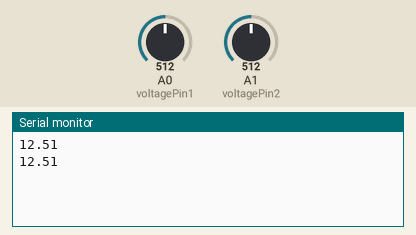
Recording of a sketch running on a simulated Arduino Uno, built with avr-gcc and run on an emulated ATmega328P. Parts: the last lines printed to the serial monitor. The inputs (shaded band) are chosen by the test bench; at power-on: A0 (voltagePin1) = 512, A1 (voltagePin2) = 512.

Above: at 1.8 s.
1.9 s: A0 (voltagePin1) set to 716
At 2.4 s:
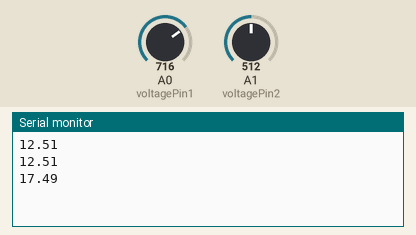
3.4 s: A0 (voltagePin1) set to 900
At 4.8 s:
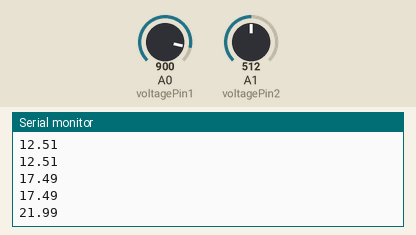
Timing chart, 0 to 6.4 s (numbered marks = the images above; inputs shaded):
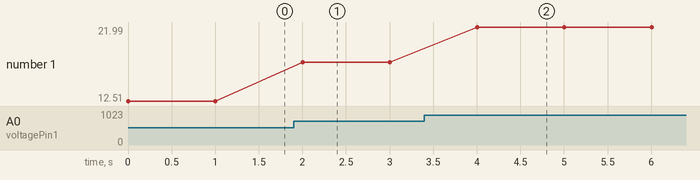

Measured:
- after the input at 1.9 s, the serial monitor: prints a new line after 0.10 s (image 1)
- after the input at 3.4 s, the serial monitor: prints a new line after 0.60 s (image 2)
- plotted number 1: 12.51 → 17.49 after the input at 1.9 s, 17.49 → 21.99 after the input at 3.4 s

The sketch:

voltage_sensor_single.ino
```cpp
int voltagePin1 = A0;
int voltagePin2 = A1;

float vout1 = 0.0;
float vout2 = 0.0;

float vin1 = 0.0;
float vin2 = 0.0;

int value1 = 0;
int value2 = 0;

float R1 = 29950.0; // The value of Resistor R1 from the Voltage Sensor Device
float R2 = 7480.0; // The value of Resistor R2 from the Voltage Sensor Device

void setup()
{
  pinMode(voltagePin1, INPUT);
  pinMode(voltagePin2, INPUT);
  Serial.begin(9600);
}

void loop()
{
  //For Battery_1
  value1 = analogRead(voltagePin1);
  vout1 = (value1 * 5.0) / 1024.0;
  vin1 = vout1 / (R2 / (R1 + R2));

  //For Battery_2
  value2 = analogRead(voltagePin2);
  vout2 = (value2 * 5.0) / 1024.0;
  vin2 = vout2 / (R2 / (R1 + R2));

  //Serial.print("Battery_1 V= ");
  Serial.println(vin1);
  //Serial.print("Battery_2 V= ");
  //Serial.println(vin2);
  delay(1000);
}
```
